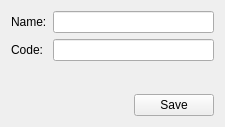
<?xml version="1.0" encoding="UTF-8"?>
<ui version="4.0">
 <class>Form</class>
 <widget class="QWidget" name="Form">
  <property name="geometry">
   <rect>
    <x>0</x>
    <y>0</y>
    <width>225</width>
    <height>127</height>
   </rect>
  </property>
  <property name="windowTitle">
   <string>Country</string>
  </property>
  <layout class="QVBoxLayout" name="verticalLayout">
   <item>
    <layout class="QFormLayout" name="formLayout">
     <item row="0" column="0">
      <widget class="QLabel" name="label">
       <property name="text">
        <string>Name:</string>
       </property>
      </widget>
     </item>
     <item row="0" column="1">
      <widget class="QLineEdit" name="nameLineEdit"/>
     </item>
     <item row="1" column="0">
      <widget class="QLabel" name="label_2">
       <property name="text">
        <string>Code:</string>
       </property>
      </widget>
     </item>
     <item row="1" column="1">
      <widget class="QLineEdit" name="codeLineEdit"/>
     </item>
    </layout>
   </item>
   <item>
    <spacer name="verticalSpacer">
     <property name="orientation">
      <enum>Qt::Vertical</enum>
     </property>
     <property name="sizeHint" stdset="0">
      <size>
       <width>20</width>
       <height>182</height>
      </size>
     </property>
    </spacer>
   </item>
   <item>
    <layout class="QHBoxLayout" name="horizontalLayout">
     <item>
      <spacer name="horizontalSpacer">
       <property name="orientation">
        <enum>Qt::Horizontal</enum>
       </property>
       <property name="sizeHint" stdset="0">
        <size>
         <width>40</width>
         <height>20</height>
        </size>
       </property>
      </spacer>
     </item>
     <item>
      <widget class="QPushButton" name="saveBtn">
       <property name="text">
        <string>Save</string>
       </property>
      </widget>
     </item>
    </layout>
   </item>
  </layout>
 </widget>
 <resources/>
 <connections>
  <connection>
   <sender>saveBtn</sender>
   <signal>clicked()</signal>
   <receiver>Form</receiver>
   <slot>save()</slot>
   <hints>
    <hint type="sourcelabel">
     <x>317</x>
     <y>281</y>
    </hint>
    <hint type="destinationlabel">
     <x>349</x>
     <y>220</y>
    </hint>
   </hints>
  </connection>
  <connection>
   <sender>nameLineEdit</sender>
   <signal>returnPressed()</signal>
   <receiver>codeLineEdit</receiver>
   <slot>setFocus()</slot>
   <hints>
    <hint type="sourcelabel">
     <x>146</x>
     <y>29</y>
    </hint>
    <hint type="destinationlabel">
     <x>158</x>
     <y>53</y>
    </hint>
   </hints>
  </connection>
 </connections>
 <slots>
  <slot>save()</slot>
 </slots>
</ui>
